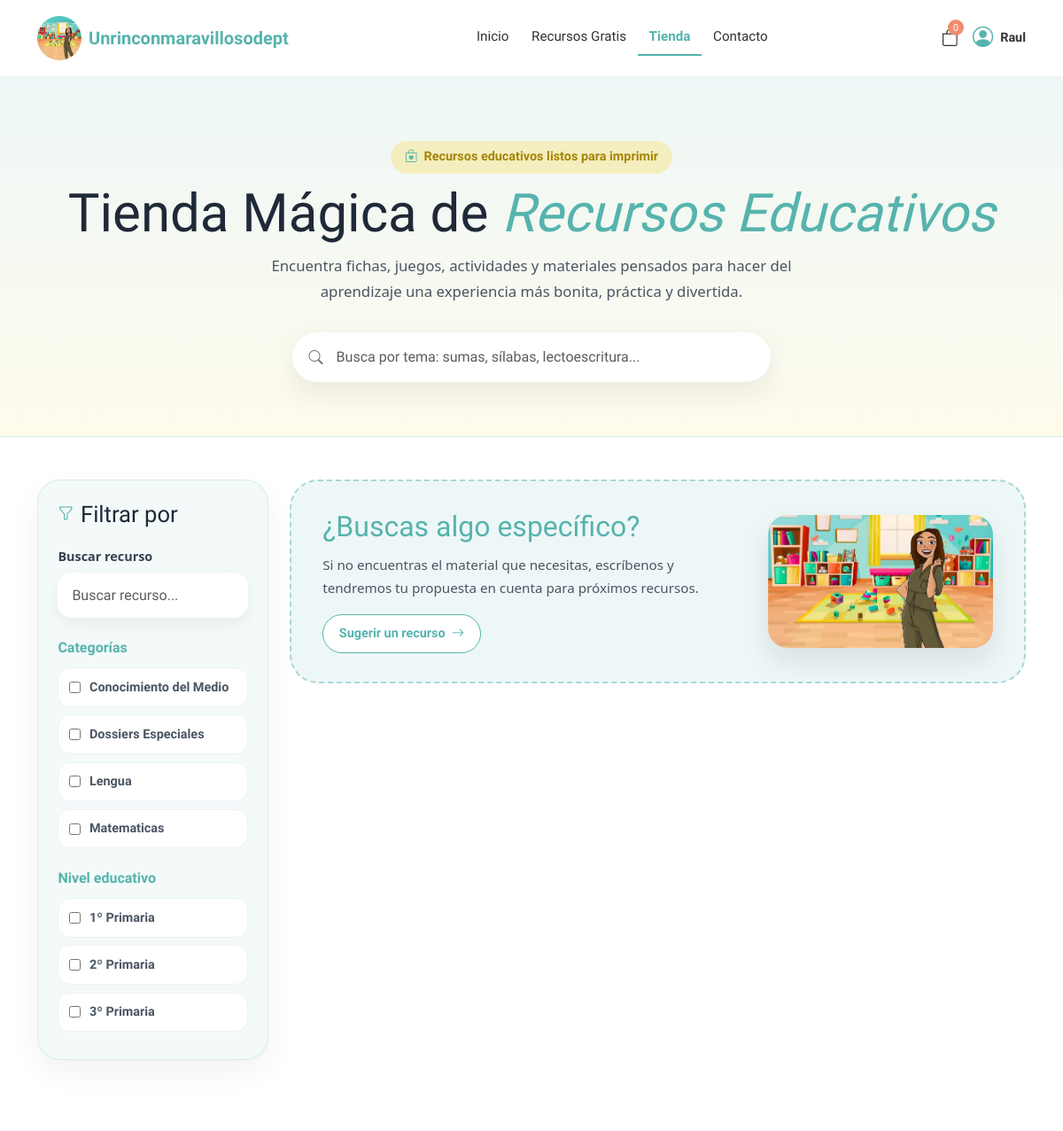
Page /public/tienda.php (signed in) on the committed database.
### tables this page shows
CREATE TABLE `categorias` (
  `id` int(11) NOT NULL,
  `nombre` varchar(100) NOT NULL
);

CREATE TABLE `niveles` (
  `id` int(11) NOT NULL,
  `nombre` varchar(50) NOT NULL
);

### app/controladores/ProductoController.php (called while the page is built, shortened)
<?php
require_once __DIR__ . '/../modelos/Producto.php';
class ProductoController{
private $productModel;
public function __construct(){
    $this->productModel = new Producto();
}
    public function tienda() {
        $niveles = $this->productModel->obtenerNiveles();
        $categorias = $this->productModel->obtenerCategorias();
        require_once __DIR__ . '/../vistas/tienda_view.php';
    }
}

### public/tienda.php (called while the page is built, shortened)
<?php
require_once __DIR__ . "/../app/controladores/ProductoController.php";
$tienda = new ProductoController();
$tienda->tienda();

### config/conexion.php (called while the page is built, shortened)
<?php
function conectarBD(){
  try{
 $dns="mysql:host=".HOST.";dbname=".DB."; charset=utf8mb4;";
    $conexion= NEW PDO($dns,USER,PASS, [
        PDO::ATTR_ERRMODE => PDO::ERRMODE_EXCEPTION,
        PDO::ATTR_DEFAULT_FETCH_MODE=>PDO::FETCH_ASSOC
    ]);
    return $conexion;
    }catch (PDOException $e){
        die("Error de conexión: ".$e->getMessage());
    }
}
?>

### app/modelos/Producto.php (called while the page is built, shortened)
<?php
require_once __DIR__ . '/../../config/conexion.php';
class Producto
{
    private $conexion;
    public function __construct()
    {
        $this->conexion = conectarBD();
    }
    public function obtenercategorias()
    {
        $sql = "SELECT * FROM categorias";
        $stmt = $this->conexion->prepare($sql);
        $stmt->execute();
        return $stmt->fetchAll();
    }
    public function obtenerNiveles()
    {
        $sql = "SELECT * FROM niveles";
        return $this->conexion->query($sql)->fetchAll();
    }
}

### app/vistas/tienda_view.php (the view, shortened to what this page needs)
<?php
require_once __DIR__ . '/../../templates/header.php';
?>
<main class="tienda-page">
    <section class="tienda-hero">
        <div class="container text-center">
            <span class="tienda-pill">
                <i class="bi bi-bag-heart"></i>
                Recursos educativos listos para imprimir
            </span>
            <h1>
                Tienda Mágica de <span>Recursos Educativos</span>
            </h1>
            <p>
                Encuentra fichas, juegos, actividades y materiales pensados para hacer
                del aprendizaje una experiencia más bonita, práctica y divertida.
            </p>
            <div class="tienda-search mx-auto">
                <i class="bi bi-search"></i>
                <input
                    type="text"
                    id="busquedaHero"
                    class="form-control"
                    placeholder="Busca por tema: sumas, sílabas, lectoescritura...">
            </div>
        </div>
    </section>
    <section class="tienda-content">
        <div class="container">
            <div class="row g-4 align-items-start">
                <div class="col-12 col-lg-3">
                    <aside class="tienda-filter-card">
                        <h5>
                            <i class="bi bi-funnel"></i>
                            Filtrar por
                        </h5>
                        <div class="mb-4">
                            <label class="form-label">Buscar recurso</label>
                            <input
                                type="text"
                                id="busqueda"
                                class="form-control"
                                placeholder="Buscar recurso...">
                        </div>
                        <div class="filter-group">
                            <h6>Categorías</h6>
                            <?php foreach ($categorias as $cat) { ?>
                                <label class="filter-check">
                                    <input
                                        type="checkbox"
                                        class="filtro-categoria"
                                        value="<?= $cat['id'] ?>">
                                    <span><?= htmlspecialchars($cat['nombre']) ?></span>
                                </label>
                            <?php } ?>
                        </div>
                        <div class="filter-group mt-4">
                            <h6>Nivel educativo</h6>
                            <?php foreach ($niveles as $nivel) { ?>
                                <label class="filter-check">
                                    <input
                                        type="checkbox"
                                        class="filtro-nivel"
                                        value="<?= $nivel['id'] ?>">
                                    <span><?= htmlspecialchars($nivel['nombre']) ?></span>
                                </label>
                            <?php } ?>
                        </div>
                    </aside>
                </div>
                <div class="col-12 col-lg-9">
                    <section class="tienda-sugerencia-widget">
                        <div class="tienda-sugerencia-content">
                            <div class="tienda-sugerencia-text">
                                <h3>
                                    ¿Buscas algo específico?
                                </h3>
                                <p>
                                    Si no encuentras el material que necesitas, escríbenos y tendremos
                                    tu propuesta en cuenta para próximos recursos.
                                </p>
                                <a
                                    href="/UNRINCONDEPT/public/contacto.php"
                                    class="btn tienda-sugerencia-btn">
                                    Sugerir un recurso
                                    <i class="bi bi-arrow-right"></i>
                                </a>
                            </div>
                            <div class="tienda-sugerencia-img d-none d-md-block">
                                <img
                                    src="/UNRINCONDEPT/static/images/logo/logo.jpeg"
                                    alt="Sugerir un recurso">
                            </div>
                        </div>
                    </section>
                </div>
            </div>
        </div>
    </section>
</main>
<?php require_once __DIR__ . '/../../templates/footer.php'; ?>

### static/css/style.css (style rules this page uses)
a { text-decoration: none; }
h1 { font-family: "Chewy", sans-serif; }
.tienda-page { background: #fff; }
.tienda-content { padding: 3rem 0 5rem; background: #fff; }
.tienda-hero { background: linear-gradient(180deg, rgba(86, 179, 173, 0.1) 0%, rgba(250, 204, 21, 0.08) 100%); padding: 4.5rem 0 3.8rem; border-bottom: 1px solid rgba(86, 179, 173, 0.18); }
.tienda-hero h1 { font-family: "Chewy", sans-serif; font-size: clamp(2.3rem, 5vw, 4.1rem); line-height: 0.98; color: #1f2937; margin: 1rem 0; }
.tienda-hero h1 span { display: inline-block; color: #56B3AD; font-style: italic; }
.tienda-hero p { max-width: 680px; margin: 0 auto 2rem; color: #4b5563; font-size: 1.05rem; line-height: 1.7; }
.tienda-pill { display: inline-flex; align-items: center; gap: 0.45rem; background: rgba(250, 204, 21, 0.24); color: rgb(165.4644351464, 132.9372384937, 3.5355648536); border-radius: 999px; padding: 0.48rem 1rem; font-family: "Varela Round", sans-serif; font-weight: 800; font-size: 0.9rem; }
.tienda-pill i { color: #56B3AD; }
.tienda-search { position: relative; max-width: 540px; }
.tienda-search i { position: absolute; left: 1.15rem; top: 50%; transform: translateY(-50%); color: #6b7280; z-index: 2; }
.tienda-search .form-control { border: 0; border-radius: 999px; padding: 1rem 1.2rem 1rem 3.1rem; box-shadow: 0 12px 32px rgba(15, 23, 42, 0.08); font-family: "Varela Round", sans-serif; }
.tienda-filter-card { background: rgba(86, 179, 173, 0.07); border: 1px solid rgba(86, 179, 173, 0.18); border-radius: 26px; padding: 1.4rem; box-shadow: 0 14px 35px rgba(15, 23, 42, 0.05); }
@media (min-width: 992px) { .tienda-filter-card { position: sticky; top: 100px; } }
.tienda-filter-card h5 { font-family: "Chewy", sans-serif; font-size: 1.6rem; color: #1f2937; margin-bottom: 1.2rem; display: flex; align-items: center; gap: 0.5rem; }
.tienda-filter-card h5 i { color: #56B3AD; font-size: 1.1rem; }
.tienda-filter-card .form-label { font-weight: 800; color: #374151; font-size: 0.9rem; }
.tienda-filter-card .form-control { border: none; border-radius: 16px; padding: 0.85rem 1rem; font-family: "Varela Round", sans-serif; box-shadow: 0 8px 18px rgba(15, 23, 42, 0.05); }
.filter-group h6 { font-family: "Varela Round", sans-serif; font-weight: 900; color: #56B3AD; margin-bottom: 0.8rem; }
.filter-check { display: flex; align-items: center; gap: 0.6rem; background: #fff; border: 1px solid #edf2f7; border-radius: 14px; padding: 0.65rem 0.75rem; margin-bottom: 0.55rem; cursor: pointer; transition: 0.2s ease; }
.filter-check input { accent-color: #56B3AD; }
.filter-check span { font-family: "Varela Round", sans-serif; font-weight: 700; color: #4b5563; font-size: 0.9rem; }
.tienda-sugerencia-widget { margin-bottom: 2.2rem; }
.tienda-sugerencia-content { display: grid; grid-template-columns: 1.3fr 0.7fr; align-items: center; gap: 2rem; background: rgba(86, 179, 173, 0.1); border: 2px dashed rgba(86, 179, 173, 0.45); border-radius: 32px; padding: 2rem 2.2rem; }
.tienda-sugerencia-text h3 { font-family: "Chewy", sans-serif; color: #56B3AD; font-size: 2rem; margin-bottom: 0.7rem; }
.tienda-sugerencia-text p { color: #4b5563; font-size: 0.95rem; line-height: 1.7; max-width: 620px; margin-bottom: 1rem; }
.tienda-sugerencia-btn { display: inline-flex; align-items: center; justify-content: center; gap: 0.45rem; border: 1px solid #56B3AD; color: #56B3AD; background: #fff; border-radius: 999px; padding: 0.65rem 1.1rem; font-family: "Varela Round", sans-serif; font-weight: 800; font-size: 0.9rem; }
.tienda-sugerencia-img { display: flex; justify-content: flex-end; }
.tienda-sugerencia-img img { width: 100%; max-width: 260px; height: 150px; -o-object-fit: cover; object-fit: cover; border-radius: 22px; box-shadow: 0 14px 30px rgba(15, 23, 42, 0.1); }

### rows in the picture
categorias: nombre "Conocimiento del Medio"
categorias: nombre "Dossiers Especiales"
categorias: nombre "Lengua"
categorias: nombre "Matematicas"
niveles: nombre "1º Primaria"
niveles: nombre "2º Primaria"
niveles: nombre "3º Primaria"

### other values in the picture
$contadorCarrito "0"
$nombreUsuario "Raul"
